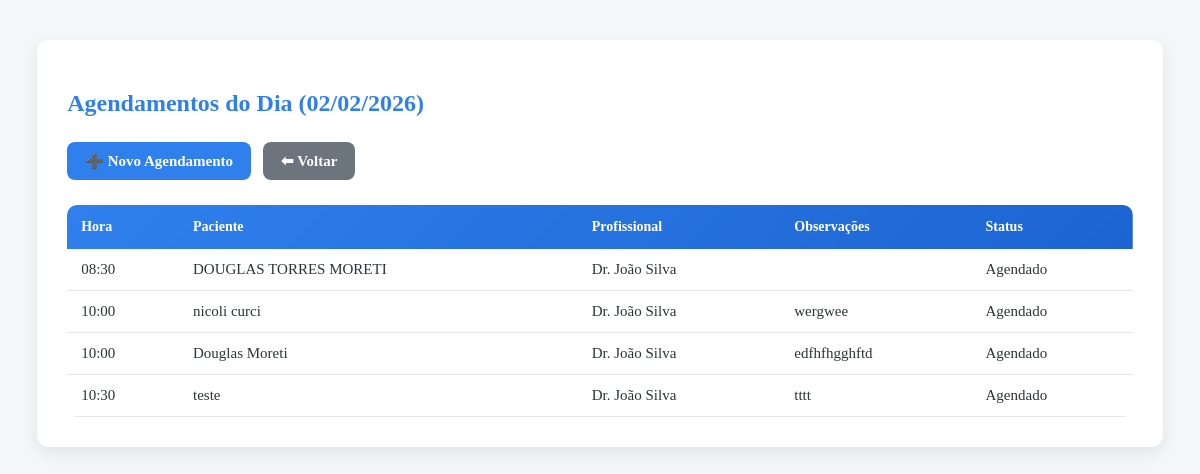
The app's page /agendamentos/agendamentos.php?data=2026-02-02 with its own data.
### tables this page shows
CREATE TABLE agendamentos (
    id INTEGER PRIMARY KEY AUTOINCREMENT,
    paciente_id INTEGER NOT NULL,
    profissional_id INTEGER NOT NULL,
    data DATE NOT NULL,
    hora TIME NOT NULL,
    status TEXT NOT NULL,
    observacoes TEXT,

    FOREIGN KEY (paciente_id) REFERENCES pacientes(id),
    FOREIGN KEY (profissional_id) REFERENCES profissionais(id)
);

CREATE TABLE pacientes (
    id INTEGER PRIMARY KEY AUTOINCREMENT,
    nome TEXT NOT NULL,
    cpf TEXT UNIQUE,
    data_nascimento DATE,
    telefone TEXT,
    email TEXT,
    endereco TEXT,
    observacoes TEXT,
    created_at DATETIME DEFAULT CURRENT_TIMESTAMP
, ativo INTEGER DEFAULT 1);

CREATE TABLE profissionais (
    id INTEGER PRIMARY KEY AUTOINCREMENT,
    nome TEXT NOT NULL,
    cro TEXT UNIQUE,
    especialidade TEXT,
    telefone TEXT,
    ativo INTEGER DEFAULT 1
);

### agendamentos/controller.php (called while the page is built, shortened)
<?php
function listarAgendamentosPorData($db, $data) {
    $sql = "
        SELECT
            a.hora,
            p.nome AS paciente,
            pr.nome AS profissional,
            a.observacoes,
            a.status
        FROM agendamentos a
        JOIN pacientes p ON a.paciente_id = p.id
        JOIN profissionais pr ON a.profissional_id = pr.id
        WHERE a.data = :data
        ORDER BY a.hora
    ";
    $stmt = $db->prepare($sql);
    $stmt->execute([':data' => $data]);
    return $stmt->fetchAll(PDO::FETCH_ASSOC);
}

### agendamentos/agendamentos.php (the view, shortened to what this page needs)
<?php
require_once 'controller.php';
$dataSelecionada = $_GET['data'] ?? date('Y-m-d');
$agendamentos = listarAgendamentosPorData($db, $dataSelecionada);
?>
<!DOCTYPE html>
<html lang="pt-br">
    <head>
        <link rel="stylesheet" href="../assets/css/style-agendamentos.css">
    </head>
    <body id="agendamentos-page">
        <div class="agendamentos-container">
            <h2 class="agendamentos-title">
                Agendamentos do Dia (<?= date('d/m/Y', strtotime($dataSelecionada)) ?>)
            </h2>
            <div class="agendamentos-menu">
                <a href="novo.php?data=<?= $dataSelecionada ?>" class="agendamentos-btn">➕ Novo Agendamento</a>
                <a href="calendario.php" class="agendamentos-btn-sec">⬅ Voltar</a>
            </div>
            <div class="agendamentos-table-wrapper">
                <table class="agendamentos-table">
                    <thead>
                        <tr>
                            <th>Hora</th>
                            <th>Paciente</th>
                            <th>Profissional</th>
                            <th>Observações</th>
                            <th>Status</th>
                        </tr>
                    </thead>
                    <tbody>
                        <?php foreach ($agendamentos as $a): ?>
                        <tr>
                            <td><?= htmlspecialchars($a['hora']) ?></td>
                            <td><?= htmlspecialchars($a['paciente']) ?></td>
                            <td><?= htmlspecialchars($a['profissional']) ?></td>
                            <td><?= htmlspecialchars($a['observacoes']) ?></td>
                            <td><?= htmlspecialchars($a['status']) ?></td>
                        </tr>
                        <?php endforeach; ?>
                    </tbody>
                </table>
            </div>
        </div>
    </body>
</html>

### assets/css/style-agendamentos.css (style rules this page uses)
#agendamentos-page { background-color: #f4f6f9; color: #2d3436; font-size: 15px; }
#agendamentos-page .agendamentos-container { width: 90%; max-width: 1100px; margin: 40px auto; background: #ffffff; padding: 30px; border-radius: 12px; box-shadow: 0 6px 18px rgba(0,0,0,0.08); }
#agendamentos-page .agendamentos-title { font-size: 24px; margin-bottom: 25px; color: #2f80ed; font-weight: 600; }
#agendamentos-page .agendamentos-menu { display: flex; gap: 12px; margin-bottom: 25px; flex-wrap: wrap; }
#agendamentos-page .agendamentos-btn, #agendamentos-page .agendamentos-btn-sec { background: #2f80ed; text-decoration: none; color: #fff; padding: 10px 18px; border-radius: 8px; font-weight: bold; transition: 0.3s ease; display: inline-block; }
#agendamentos-page .agendamentos-btn-sec { background: #6c757d; }
#agendamentos-page .agendamentos-table-wrapper { overflow-x: auto; }
#agendamentos-page .agendamentos-table { width: 100%; border-collapse: collapse; border-radius: 10px; overflow: hidden; }
#agendamentos-page .agendamentos-table thead { background: linear-gradient(135deg, #2f80ed, #1c64d1); }
#agendamentos-page .agendamentos-table th { padding: 14px; text-align: left; color: #ffffff; font-weight: 600; font-size: 14px; }
#agendamentos-page .agendamentos-table td { padding: 12px 14px; border-bottom: 1px solid #e6e6e6; }

### records on screen
agendamentos: hora "08:30", paciente.nome "DOUGLAS TORRES MORETI", profissional.nome "Dr. João Silva", status "Agendado"
agendamentos: hora "10:00", paciente.nome "nicoli curci", profissional.nome "Dr. João Silva", observacoes "wergwee", status "Agendado"
agendamentos: hora "10:00", paciente.nome "Douglas Moreti", profissional.nome "Dr. João Silva", observacoes "edfhfhgghftd", status "Agendado"
agendamentos: hora "10:30", paciente.nome "teste", profissional.nome "Dr. João Silva", observacoes "tttt", status "Agendado"
